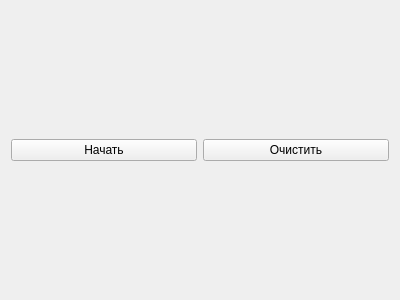
<?xml version="1.0" encoding="UTF-8"?>
<ui version="4.0">
 <class>Form</class>
 <widget class="QWidget" name="Form">
  <property name="geometry">
   <rect>
    <x>0</x>
    <y>0</y>
    <width>400</width>
    <height>300</height>
   </rect>
  </property>
  <property name="windowTitle">
   <string>Form</string>
  </property>
  <layout class="QVBoxLayout" name="verticalLayout">
   <item>
    <layout class="QVBoxLayout" name="plot_layout"/>
   </item>
   <item>
    <layout class="QHBoxLayout" name="horizontalLayout">
     <item>
      <widget class="QPushButton" name="start_button">
       <property name="text">
        <string>Начать</string>
       </property>
      </widget>
     </item>
     <item>
      <widget class="QPushButton" name="clear_button">
       <property name="text">
        <string>Очистить</string>
       </property>
      </widget>
     </item>
    </layout>
   </item>
  </layout>
 </widget>
 <resources/>
 <connections/>
</ui>
